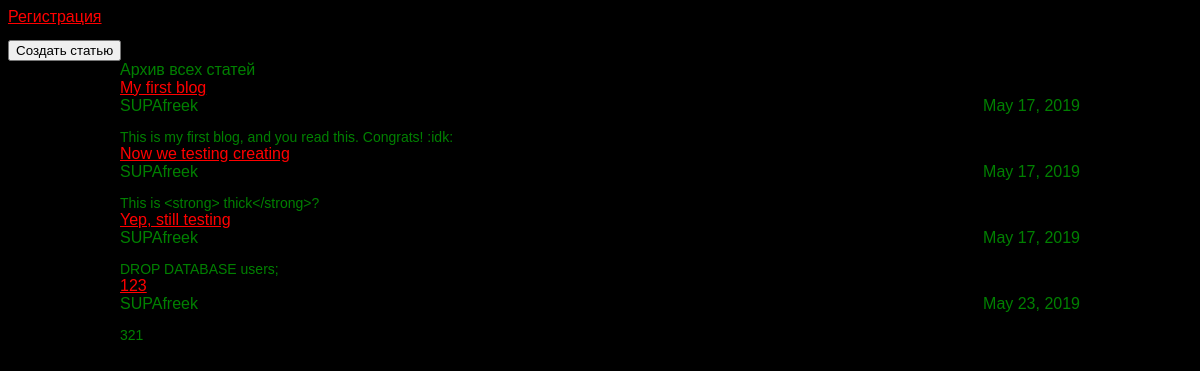
The page / on the database its author committed.
### articles/models.py (models this page shows, shortened)
class Article(models.Model):
    class Meta:
        db_table = "articles_db"
    title = models.CharField(max_length=200)
    author = models.ForeignKey(User, on_delete = models.DO_NOTHING)
    text = models.TextField()
    created_date = models.DateField(auto_now_add=True)
    def get_excerpt(self):
        return self.text[:140] + "..." if len(self.text) > 140 else self.text

### articles/views.py (the view)
# urls.py: path('',  views.archive),
def archive(request):
    return render(request, 'index.html', {"posts": Article.objects.all()})

### articles/templates/index.html (shortened to what this page needs)
<!DOCTYPE html>
<html lang="en">
<head>
{% load static %}
<link rel="stylesheet" href="static/indexst.css">
</head>
<body>
<a class="regpage", href="/registration">Регистрация</a>
<input type="button" value="Создать статью" onClick='location.href="/new"'>
<div class="header">
   Архив всех статей
</div>
<div class="archive">
    {% for post in posts %}
    <div class="one-post">
        <a class="post-title", href="{{post.id}}">{{ post.title }}</a>
        <div class="article-info">
            <div class="article-author">{{ post.author.username }}</div>
            <div class="article-created-date">{{ post.created_date }}</div>
        </div>
        <p class="article-text">{{ post.get_excerpt }}</p>
    </div>
    {% endfor %}
</div>
</body>
</html>

### articles/static/indexst.css (style rules this page uses)
body { background: black; font-family: Tahoma, Arial, sans-serif; color: #333; color: green; }
p { font-size: 14px; margin-bottom: 0; }
a { color: red; }
.header { width: 960px; margin-left: auto; margin-right: auto; }
.regpage { width: 960px; margin-left: auto; margin-right: auto; }
.archive { width: 960px; margin-left: auto; margin-right: auto; }
.article-author { width: 50%; float: left; }
.article-created-date { text-align: right; }
.one-post .article-author { display: block; }
.one-post .article-text { display: block; }
.one-post .article-created-date { display: block; }

### rows shown on the page
Article: title "My first blog", author.username "SUPAfreek", created_date "May 17, 2019", get_excerpt "This is my first blog, and you read this. Congrats! :idk:"
Article: title "Now we testing creating", author.username "SUPAfreek", created_date "May 17, 2019", get_excerpt "This is <strong> thick</strong>?"
Article: title "Yep, still testing", author.username "SUPAfreek", created_date "May 17, 2019", get_excerpt "DROP DATABASE users;"
Article: title "123", author.username "SUPAfreek", created_date "May 23, 2019", get_excerpt "321"
